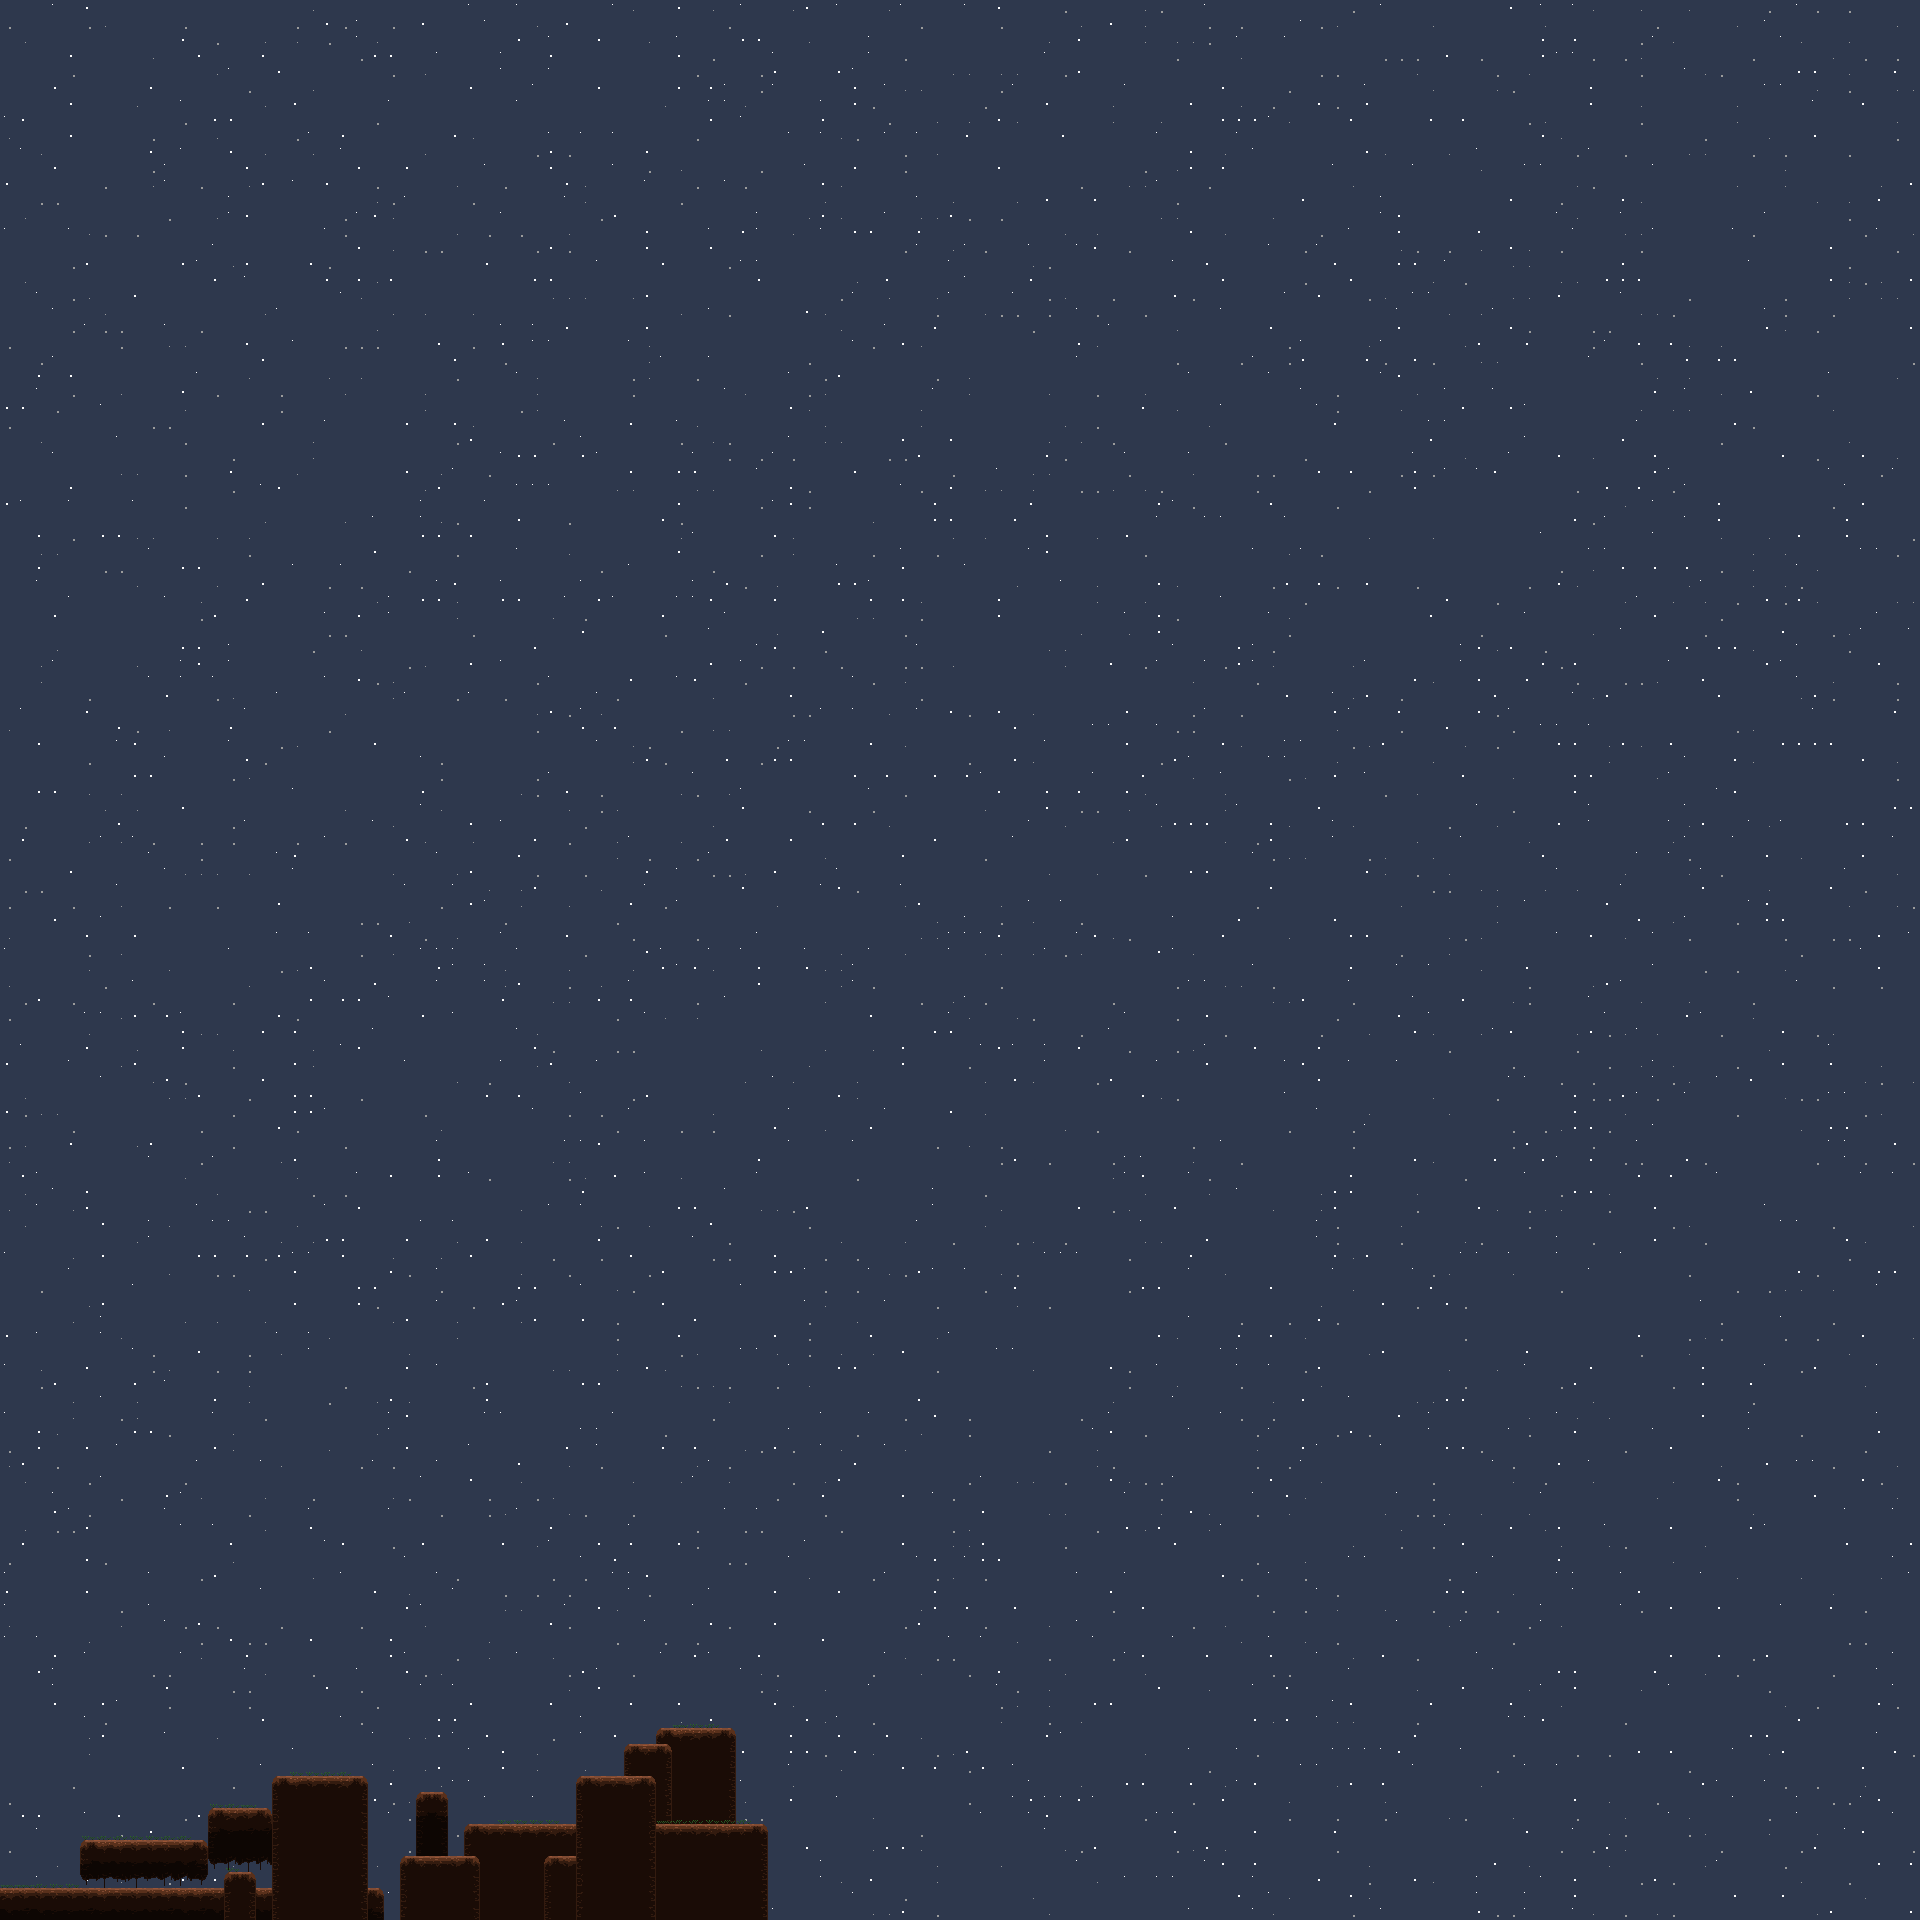

Below is a game level as drawn by its tile map, then a one-line description and the .tmx that defines it (tile-layer data replaced by summaries):
An orthogonal 120x120 tile map with 16x16 px tiles, 4 tile layers (background1, platform2, platform1, misc1) and 33 objects.

<map version="1.0" orientation="orthogonal" renderorder="right-down" width="120" height="120" tilewidth="16" tileheight="16" nextobjectid="41">
 <tileset firstgid="1" name="level" tilewidth="16" tileheight="16" tilecount="90">
  <image source="../images/tiles-0001.png" width="144" height="160" />
 </tileset>
 <layer name="background1" width="120" height="120">
  <properties>
   <property name="scrollFactorX" value="0.5" />
   <property name="scrollFactorY" value="0.5" />
   <property name="tileset" value="level" />
  </properties>
  <data>[14400 cells, 14400 non-empty, 16 distinct tile ids]</data>
 </layer>
 <layer name="platform2" width="120" height="120">
  <properties>
   <property name="tileset" value="level" />
  </properties>
  <data>[14400 cells, 4 non-empty, 2 distinct tile ids]</data>
 </layer>
 <layer name="platform1" width="120" height="120">
  <properties>
   <property name="tileset" value="level" />
  </properties>
  <data>[14400 cells, 319 non-empty, 35 distinct tile ids]</data>
 </layer>
 <layer name="misc1" width="120" height="120">
  <properties>
   <property name="tileset" value="level" />
  </properties>
  <data>[14400 cells, 33 non-empty, 3 distinct tile ids]</data>
 </layer>
 <objectgroup color="#00aa00" name="wall">
  <object id="14" x="272.688" y="1776.67" width="1" height="118.417">
   <properties>
    <property name="block" value="right" />
   </properties>
  </object>
  <object id="15" x="365.729" y="1776.65" width="1" height="118.417">
   <properties>
    <property name="block" value="left" />
   </properties>
  </object>
  <object id="17" x="224.958" y="1872.6" width="1" height="16" />
  <object id="18" x="254" y="1872.56" width="1" height="16" />
  <object id="26" x="576.938" y="1776.29" width="1" height="80.96">
   <properties>
    <property name="block" value="right" />
   </properties>
  </object>
  <object id="27" x="654.103" y="1776.93" width="1" height="48.57">
   <properties>
    <property name="block" value="left" />
   </properties>
  </object>
  <object id="28" x="400.915" y="1856.46" width="1" height="64">
   <properties>
    <property name="block" value="right" />
   </properties>
  </object>
  <object id="29" x="478.109" y="1856.45" width="1" height="64">
   <properties>
    <property name="block" value="left" />
   </properties>
  </object>
  <object id="31" x="0" y="0" width="1" height="1920" />
  <object id="32" x="1919" y="0" width="1" height="1920" />
 </objectgroup>
 <objectgroup color="#00aa00" name="floor">
  <object id="1" x="0" y="1888.5" width="224.913" height="1">
   <properties>
    <property name="nodrop" value="" />
   </properties>
  </object>
  <object id="8" x="81" y="1840.5" width="125.909" height="1" />
  <object id="9" x="208.864" y="1808.59" width="63.7447" height="1" />
  <object id="12" x="272.693" y="1776.62" width="94.0568" height="1">
   <properties>
    <property name="nodrop" value="" />
   </properties>
  </object>
  <object id="16" x="224.949" y="1872.58" width="30.1136" height="1">
   <properties>
    <property name="nodrop" value="" />
   </properties>
  </object>
  <object id="19" x="549.522" y="1824.44" width="27.0003" height="1" />
  <object id="20" x="400.909" y="1856.44" width="78.2159" height="1">
   <properties>
    <property name="nodrop" value="" />
   </properties>
  </object>
  <object id="21" x="416.961" y="1792.22" width="30.082" height="1" />
  <object id="22" x="576.934" y="1776.25" width="78.2159" height="1">
   <properties>
    <property name="nodrop" value="" />
   </properties>
  </object>
  <object id="23" x="624.861" y="1744.25" width="46.1392" height="1" />
  <object id="24" x="656.913" y="1728.19" width="78.1491" height="1" />
  <object id="25" x="655.435" y="1824.38" width="111.503" height="1">
   <properties>
    <property name="nodrop" value="" />
   </properties>
  </object>
  <object id="33" x="545.046" y="1856.24" width="31.6494" height="1">
   <properties>
    <property name="nodrop" value="" />
   </properties>
  </object>
  <object id="34" x="545.045" y="1856.45" width="1" height="64" />
  <object id="35" x="366.727" y="1888.59" width="16" height="1">
   <properties>
    <property name="nodrop" value="" />
   </properties>
  </object>
  <object id="36" x="255" y="1888.11" width="17.375" height="1">
   <properties>
    <property name="nodrop" value="" />
   </properties>
  </object>
  <object id="39" x="482.043" y="1824.44" width="67.4783" height="1">
   <properties>
    <property name="nodrop" value="" />
   </properties>
  </object>
  <object id="40" x="464.957" y="1824.44" width="17.0435" height="1" />
 </objectgroup>
 <objectgroup color="#ff0000" name="start">
  <object id="2" x="16.625" y="1855.12" width="32" height="32" />
 </objectgroup>
 <objectgroup color="#aa0000" name="death">
  <object id="3" x="0" y="1919" width="1920" height="1" />
 </objectgroup>
 <objectgroup name="enemy">
  <object id="5" x="276.25" y="1742.66" width="32" height="32" />
  <object id="7" x="171" y="1806.33" width="32" height="32" />
  <object id="38" x="690" y="1693.67" width="32" height="32" />
 </objectgroup>
</map>
